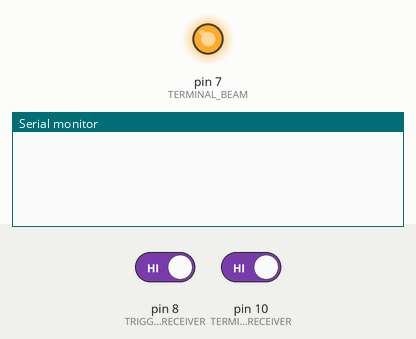
Simulated run of this sketch. Board: Arduino Uno, built with avr-gcc and run on an emulated ATmega328P. Shown: output pins drawn as LEDs (lit = HIGH), the last lines printed to the serial monitor. Inputs (shaded band) come from the test bench; at power-on: pin 8 (TRIGGER_RECEIVER) HIGH, pin 10 (TERMINAL_RECEIVER) HIGH. Pins used as bus, display or sensor lines are not drawn.

Above: at 1.2 s.
1.3 s: pin 8 (TRIGGER_RECEIVER) driven LOW
At 1.9 s:
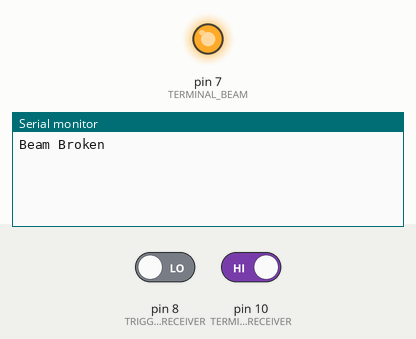
2.8 s: pin 10 (TERMINAL_RECEIVER) driven LOW
At 3.8 s:
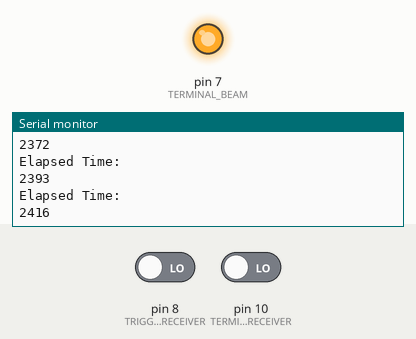
Timing chart, 0 to 5.8 s (numbered marks = the images above; inputs shaded):
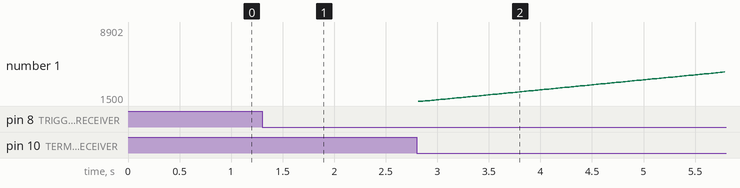

Measured:
- after the input at 1.3 s, the serial monitor: prints a new line at once (image 1)
- after the input at 2.8 s, the serial monitor: prints a new line at once (image 2)

The sketch:

controller.ino
```cpp
// Trigger bool setup
bool isTriggered = false;

// Timing setup
unsigned long initTime;
unsigned long completionTime;
unsigned long elapsedTime;

// Beam and receiver setup
#define TRIGGER_BEAM 6
#define TERMINAL_BEAM 7
#define TRIGGER_RECEIVER 8
#define TERMINAL_RECEIVER 10

void setup() {
  pinMode(TRIGGER_BEAM, OUTPUT);
  pinMode(TERMINAL_BEAM, OUTPUT);

  pinMode(TRIGGER_RECEIVER, INPUT);
  pinMode(TERMINAL_RECEIVER, INPUT);

  // Initialize beams as activated
  digitalWrite(TRIGGER_BEAM, HIGH);
  digitalWrite(TERMINAL_BEAM, HIGH);

  initTime = 0;
  completionTime = 0;
  elapsedTime = 0;

  Serial.begin(9600);
}

void loop() {
  // If the beam hasn't been triggered, program
  // should keep looking for it to be cut
  if (!isTriggered) {
    int beamTriggerStatus = digitalRead(TRIGGER_RECEIVER);

    if (beamTriggerStatus == 0) {
      initTime = millis();
      isTriggered = true;
      Serial.println("Beam Broken");
    }
  } else {
    int experimentTerminateStatus = digitalRead(TERMINAL_RECEIVER);

    if (experimentTerminateStatus == 0) {
      completionTime = millis();
      elapsedTime = completionTime - initTime;
      Serial.println("Elapsed Time:");
      Serial.println(elapsedTime);
    }
  }
}
```
